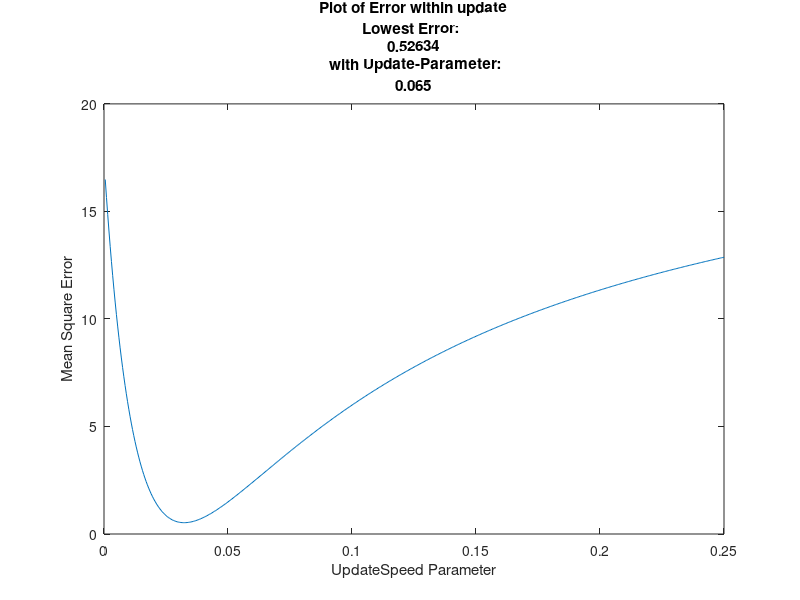

This figure's MATLAB source:
%          Exhaustive search parameter tuning   Assignment Week 5
%          Sander Martijn Kerkdijk               Max Turpijn
%          Course: Behaviour Dynamics in social Networks 
%               Vrije Universiteit Amsterdam 2015
%                    Copying will be punished

% INITIALIZATION

%   Load reference Dataset
load EmpiricalData.mat;

%   Load given Weights of the edges.
load WeightEdges.mat;

%   Calculate size of Given Matrix
Size = size(EmpiricalData);

%   Set Accurancy of the search
Accurancy = 0.001;

%   Set Maximum Update
MaximumUpdate = 0.5;

%   Initialize first step
StepSize = 1;

%   Initialize First Atempt of an parameter
TriedUpdateParameters = 1;

%   Initialize number of agents
NumberAgents = Size(1,2);

%   Set endtime
EndTime = Size(1,1);

%   Make a Update Speed Parameter that goes up by every attempt
UpdateSpeedParameter = Accurancy;
 
%   Set the scalevector for every agent
ScaleVector = sum(WeightOfEdges,2);

%   Initialize AggImpact array
AggImpact = double(NumberAgents);

%   Initialize State matrix
State = zeros(EndTime,NumberAgents);

%   Initialize ErrorUpdateParameter Array (output of the errors + number of updateparameter
ErrorOfUpdateParameter = zeros((MaximumUpdate/Accurancy),1);

%   Set a initial error (High because of the threshold)
Error = 100;

%   Set a initial best value for the update parameter
BestValue = 0;

%   Begin Search
%   While loop with tried attempts for updateparameter in given range of maximum update / accurancy
while TriedUpdateParameters <= (MaximumUpdate/Accurancy)
    Steps = 1;
    
    %   Get first state from given reference dataset.
    State(1,:) = EmpiricalData(1,:);
    
    %   While Steps are Smaller then Endtime
    while Steps < EndTime 
        Steps = Steps + 1;
    %   calculate AGGIMPACT
        for agent = 1:NumberAgents
            ssum = 0;
            AggImpact(agent) = 0;
            %   calculate SUM
             for agents = 1:NumberAgents
                ssum = ssum + ((WeightOfEdges(agent,agents)*State((Steps-1),agents)));  
             end
            %   Add find sum to given agent by aggimpact(t) + (SSUM/ScaledVector)
            AggImpact(agent) = AggImpact(agent) +((ssum)/ScaleVector(agent)); 
        end 
            for agents = 1:NumberAgents
                %   Determine the opinions
                %   State (t+1) = State(t) + ((UpdateParameter * AggImpact)- State(t)
                State(Steps,agents) = State((Steps-1),agents) + (UpdateSpeedParameter*((AggImpact(agents) - State((Steps-1),agents))));    
            end
    end
    
   %    Calculate the SSR 
   
   %    Difference = ReferenceDataSet - DataSet by given update speed variable
    Difference =  EmpiricalData-State;
    
    % SSR = (The sum of all differences between referencedataset and DataSet by given update Variable) ^2 
    SSR = sum(Difference(:).^2);
   
   %    Put the SSR into the Matrix ErrorUpdateParameter 
   ErrorOfUpdateParameter(TriedUpdateParameters,1) = SSR;
   
   %    Higher the TriedUpdateParamaters with 1
   TriedUpdateParameters = TriedUpdateParameters +1;
   %    Update the UpdateSpeedParameter with the given Accurancy
   UpdateSpeedParameter = UpdateSpeedParameter + Accurancy;
   
end  

%       Find the minimum error between the given set and a applied UpdateParameter
[MinimumError,PositionOfSmallestError] = min(ErrorOfUpdateParameter);

%       Convert row number to real value
ValueOfMinimalError = (PositionOfSmallestError * Accurancy);


%       Plot the X of the UpdateParameterValue and Y UpdateParameterError
plot(ErrorOfUpdateParameter);
ylabel('Mean Square Error')
xlabel('UpdateSpeed Parameter')
set(gca, 'XTickLabel',{num2str((Accurancy*0)*(MaximumUpdate/Accurancy)),num2str((Accurancy*0.1)*(MaximumUpdate/Accurancy)),num2str((Accurancy*0.2)*(MaximumUpdate/Accurancy)),num2str((Accurancy*0.3)*(MaximumUpdate/Accurancy)),num2str((Accurancy*0.4)*(MaximumUpdate/Accurancy)),num2str((Accurancy*0.5)*(MaximumUpdate/Accurancy)),num2str((Accurancy*0.6)*(MaximumUpdate/Accurancy)),num2str((Accurancy*0.7)*(MaximumUpdate/Accurancy)),num2str((Accurancy*0.8)*(MaximumUpdate/Accurancy)),num2str((Accurancy*0.9)*(MaximumUpdate/Accurancy)),num2str((Accurancy*1)*(MaximumUpdate/Accurancy))})
title({'Plot of Error within update', 'Lowest Error: ',num2str(MinimumError),' with Update-Parameter:',num2str(ValueOfMinimalError)});

disp(num2str(MinimumError));
